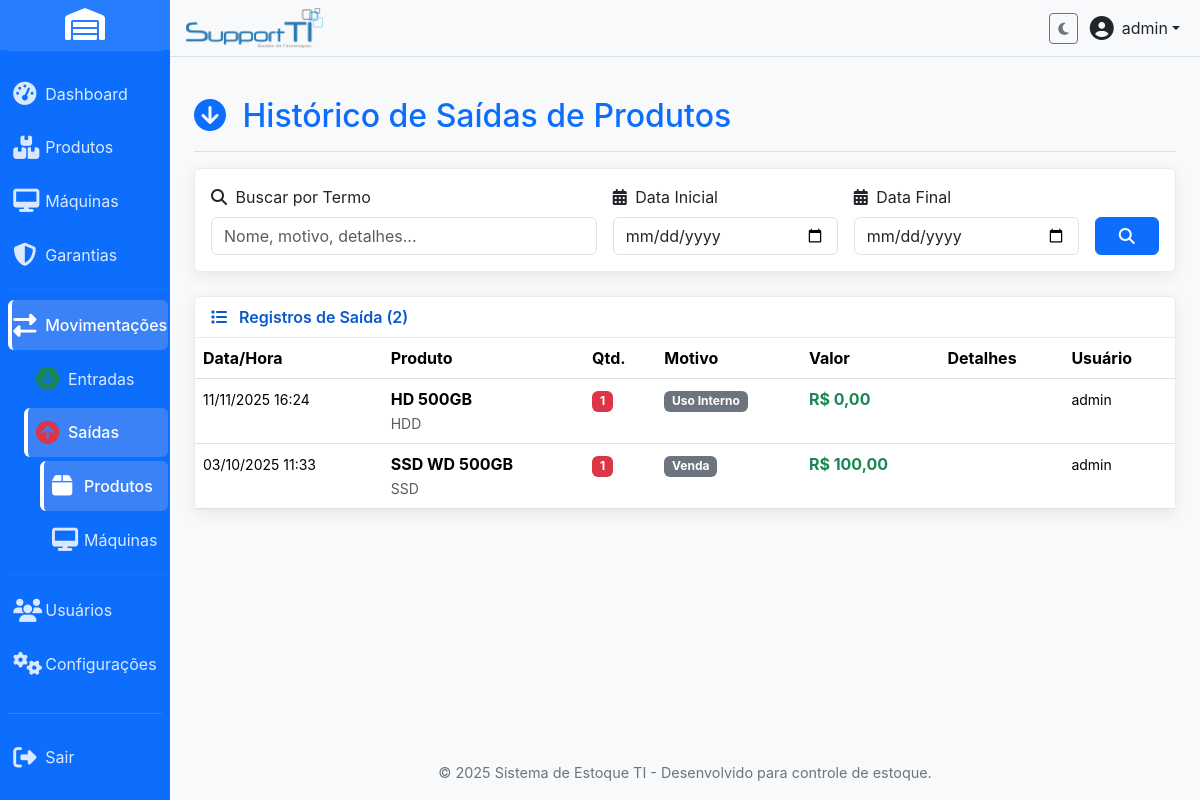
The page /product_outputs_log.php (signed in) on the database its author committed.
### tables this page shows
CREATE TABLE IF NOT EXISTS `product_outputs` (
  `id` int(11) NOT NULL AUTO_INCREMENT,
  `product_id` int(11) NOT NULL,
  `user_id` int(11) DEFAULT NULL,
  `quantity_removed` int(11) NOT NULL,
  `reason` varchar(255) NOT NULL,
  `details` text DEFAULT NULL,
  `unit_price` decimal(12,2) DEFAULT NULL,
  `output_date` timestamp NOT NULL DEFAULT current_timestamp(),
  `product_name` varchar(255) DEFAULT NULL,
  `product_category` varchar(100) DEFAULT NULL,
  `product_serial_number` varchar(100) DEFAULT NULL,
  `product_barcode` varchar(100) DEFAULT NULL,
  PRIMARY KEY (`id`),
  KEY `user_id` (`user_id`)
);

CREATE TABLE IF NOT EXISTS `users` (
  `id` int(11) NOT NULL AUTO_INCREMENT,
  `username` varchar(50) NOT NULL,
  `password` varchar(255) NOT NULL,
  `email` varchar(100) NOT NULL,
  `role` varchar(20) DEFAULT 'user',
  `full_name` varchar(255) DEFAULT NULL,
  `avatar` varchar(255) DEFAULT NULL,
  `last_login` timestamp NULL DEFAULT NULL,
  `reset_token` varchar(64) DEFAULT NULL,
  `reset_token_expires_at` datetime DEFAULT NULL,
  `created_at` timestamp NOT NULL DEFAULT current_timestamp(),
  `updated_at` timestamp NOT NULL DEFAULT current_timestamp() ON UPDATE current_timestamp(),
  `theme` varchar(50) DEFAULT 'blue',
  PRIMARY KEY (`id`),
  UNIQUE KEY `username` (`username`),
  UNIQUE KEY `email` (`email`)
);

### product_outputs_log.php (the view, shortened to what this page needs)
<?php
$search = trim($_GET['search'] ?? '');
$date_from = trim($_GET['date_from'] ?? '');
$date_to = trim($_GET['date_to'] ?? '');
$page = max(1, intval($_GET['page'] ?? 1));
$per_page = 20;
$offset = ($page - 1) * $per_page;
try {
    $pdo = getConnection();
    $where_conditions = [];
    $params = [];
    $where_clause = !empty($where_conditions) ? 'WHERE ' . implode(' AND ', $where_conditions) : '';
    $count_query = "SELECT COUNT(*) as total FROM product_outputs po LEFT JOIN users u ON po.user_id = u.id {$where_clause}";
    $count_stmt = $pdo->prepare($count_query);
    $count_stmt->execute($params);
    $total_records = $count_stmt->fetch()['total'];
    $outputs_query = "
        SELECT
            po.*, u.username
        FROM product_outputs po
        LEFT JOIN users u ON po.user_id = u.id
        {$where_clause}
        ORDER BY po.output_date DESC
        LIMIT {$per_page} OFFSET {$offset}
    ";
    $outputs_stmt = $pdo->prepare($outputs_query);
    $outputs_stmt->execute($params);
    $outputs = $outputs_stmt->fetchAll();
} catch (PDOException $e) {
    error_log("Erro ao carregar dados de saída de produtos: " . $e->getMessage());
    $outputs = [];
    $total_records = 0;
    $total_pages = 0;
}
?>
<?php include 'includes/header.php'; ?>
<div class="d-flex justify-content-between flex-wrap flex-md-nowrap align-items-center pt-3 pb-2 mb-3 border-bottom">
    <h1 class="h2 text-primary-custom">
        <i class="fas fa-arrow-circle-down me-2"></i>
        Histórico de Saídas de Produtos
    </h1>
</div>
<div class="card card-custom mb-4">
    <div class="card-body">
        <form method="GET" action="" class="row g-3 align-items-end">
            <div class="col-md-5">
                <label for="search" class="form-label form-label-custom"><i class="fas fa-search me-1"></i> Buscar por Termo</label>
                <input type="text" class="form-control form-control-custom" id="search" name="search" placeholder="Nome, motivo, detalhes..." value="<?php echo htmlspecialchars($search); ?>">
            </div>
            <div class="col-md-3">
                <label for="date_from" class="form-label form-label-custom"><i class="fas fa-calendar-alt me-1"></i> Data Inicial</label>
                <input type="date" class="form-control form-control-custom" id="date_from" name="date_from" value="<?php echo htmlspecialchars($date_from); ?>">
            </div>
            <div class="col-md-3">
                <label for="date_to" class="form-label form-label-custom"><i class="fas fa-calendar-alt me-1"></i> Data Final</label>
                <input type="date" class="form-control form-control-custom" id="date_to" name="date_to" value="<?php echo htmlspecialchars($date_to); ?>">
            </div>
            <div class="col-md-1">
                <div class="d-grid">
                    <button type="submit" class="btn btn-primary-custom" data-bs-toggle="tooltip" title="Filtrar">
                        <i class="fas fa-search"></i>
                    </button>
                </div>
            </div>
        </form>
    </div>
</div>
<div class="card card-custom">
    <div class="card-header card-header-custom d-flex justify-content-between align-items-center">
        <span>
            <i class="fas fa-list me-2"></i>
            Registros de Saída (<?php echo number_format($total_records); ?>)
        </span>
    </div>
    <div class="card-body p-0">
        <?php if (empty($outputs)): ?>
            <div class="text-center text-muted py-5">
                <i class="fas fa-inbox fa-3x mb-3"></i>
                <p>Nenhuma saída de produto registrada.</p>
            </div>
        <?php else: ?>
            <div class="table-responsive">
                <table class="table table-hover mb-0">
                    <thead class="table-header-custom">
                        <tr>
                            <th>Data/Hora</th>
                            <th>Produto</th>
                            <th>Qtd.</th>
                            <th>Motivo</th>
                            <th>Valor</th>
                            <th>Detalhes</th>
                            <th>Usuário</th>
                        </tr>
                    </thead>
                    <tbody>
                        <?php foreach ($outputs as $output): ?>
                            <tr>
                                <td><small><?php echo date('d/m/Y H:i', strtotime($output['output_date'])); ?></small></td>
                                <td>
                                    <strong><?php echo htmlspecialchars($output['product_name']); ?></strong>
                                    <br><small class="text-muted"><?php echo htmlspecialchars($output['product_category']); ?></small>
                                </td>
                                <td><span class="badge bg-danger"><?php echo number_format($output['quantity_removed']); ?></span></td>
                                <td><span class="badge bg-secondary"><?php echo htmlspecialchars($output['reason'] ?? 'N/A'); ?></span></td>
                                <td>
                                    <?php
                                    if (isset($output['unit_price']) && is_numeric($output['unit_price'])) {
                                        $total_value = $output['unit_price'] * $output['quantity_removed'];
                                        echo '<strong class="text-success">R$ ' . number_format($total_value, 2, ',', '.') . '</strong>';
                                    } else {
                                        echo '<span class="text-muted">-</span>';
                                    }
                                    ?>
                                </td>
                                <td><small><?php echo nl2br(htmlspecialchars($output['details'] ?? 'N/A')); ?></small></td>
                                <td><small><?php echo htmlspecialchars($output['username'] ?? 'Sistema'); ?></small></td>
                            </tr>
                        <?php endforeach; ?>
                    </tbody>
                </table>
            </div>
        <?php endif; ?>
    </div>
</div>
<?php include 'includes/footer.php'; ?>

### CSS/custom.css (style rules this page uses)
:root { --primary-color: #0d6efd; --primary-dark: #0a58ca; --primary-light: #3b82f6; --secondary-color: #6c757d; --accent-color: #ffffff; --light-bg: #f8f9fa; --text-light: #ffffff; --text-dark: #212529; --border-color: #e9ecef; --hover-color: rgba(255, 255, 255, 0.1); --active-color: #0b5ed7; --border-radius-base: 0.375rem; --box-shadow-base: 0 4px 15px rgba(0, 0, 0, 0.07); --sidebar-width: 170px; --sidebar-collapsed-width: 80px; --transition-speed: 0.3s; }
body { background-color: var(--light-bg); font-family: -apple-system, BlinkMacSystemFont, "Segoe UI", Roboto, "Helvetica Neue", Arial, sans-serif; color: var(--text-dark); overflow-x: hidden; }
.btn-primary-custom { background-color: var(--primary-color); border-color: var(--primary-color); color: var(--text-light); }
.text-primary-custom { color: var(--primary-color) !important; }
.card-custom { border: 1px solid var(--border-color); border-radius: var(--border-radius-base); box-shadow: var(--box-shadow-base); }
.card-header-custom { background-color: #fff; border-bottom: 1px solid var(--border-color); font-weight: 600; color: var(--primary-dark); }

### rows shown on the page
product_outputs: output_date "11/11/2025 16:24", product_name "HD 500GB", product_category "HDD", quantity_removed "1", reason "Uso Interno", total_value "0,00", user.username "admin"
product_outputs: output_date "03/10/2025 11:33", product_name "SSD WD 500GB", product_category "SSD", quantity_removed "1", reason "Venda", total_value "100,00", user.username "admin"

### other values the page prints
$_SESSION["username"] "admin"
$total_records "2"
SITE_NAME "Sistema de Estoque TI"
